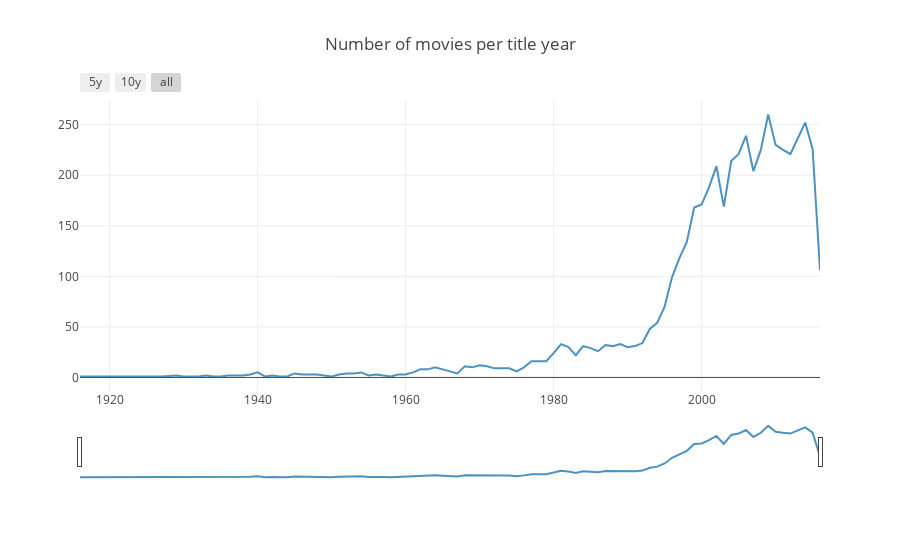

Notebook code for this chart:
### Code cell
trace = Scatter(
    x=title_year.index,
    y=title_year['Count'],
    opacity = 0.8)

data = [trace]

layout = dict(
    title='Number of movies per title year',
    xaxis=dict(
        rangeselector=dict(
            buttons=list([
                dict(count=5,
                     label='5y',
                     step='year',
                     stepmode='backward'),
                dict(count=10,
                     label='10y',
                     step='year',
                     stepmode='backward'),
                dict(step='all')
            ])
        ),
        rangeslider=dict(),
        type='date',
        tickformat='%Y'
    )
)

fig = dict(data=data, layout=layout)
iplot(fig, filename = "Movie Count with Rangeslider")

### Figure 1 — Plotly figure (JSON) as saved in the notebook; plotly's stock layout.template omitted (floating-point values rounded to 4 significant figures)
{"data": [{"opacity": 0.8, "type": "scatter", "x": [1916, 1920, 1925, 1927, 1929, 1930, 1932, 1933, 1934, 1935, 1936, 1937, 1938, 1939, 1940, 1941, 1942, 1943, 1944, 1945, 1946, 1947, 1948, 1949, 1950, 1951, 1952, 1953, 1954, 1955, 1956, 1957, 1958, 1959, 1960, 1961, 1962, 1963, 1964, 1965, 1966, 1967, 1968, 1969, 1970, 1971, 1972, 1973, 1974, 1975, 1976, 1977, 1978, 1979, 1980, 1981, 1982, 1983, 1984, 1985, 1986, 1987, 1988, 1989, 1990, 1991, 1992, 1993, 1994, 1995, 1996, 1997, 1998, 1999, 2000, 2001, 2002, 2003, 2004, 2005, 2006, 2007, 2008, 2009, 2010, 2011, 2012, 2013, 2014, 2015, 2016], "y": [1, 1, 1, 1, 2, 1, 1, 2, 1, 1, 2, 2, 2, 3, 5, 1, 2, 1, 1, 4, 3, 3, 3, 2, 1, 3, 4, 4, 5, 2, 3, 2, 1, 3, 3, 5, 8, 8, 10, 8, 6, 4, 11, 10, 12, 11, 9, 9, 9, 6, 10, 16, 16, 16, 24, 33, 30, 22, 31, 29, 26, 32, 31, 33, 30, 31, 34, 48, 54, 70, 99, 118, 134, 168, 171, 188, 209, 169, 214, 221, 239, 204, 225, 260, 230, 225, 221, 237, 252, 226, 106]}], "layout": {"title": "Number of movies per title year", "xaxis": {"rangeselector": {"buttons": [{"count": 5, "label": "5y", "step": "year", "stepmode": "backward"}, {"count": 10, "label": "10y", "step": "year", "stepmode": "backward"}, {"step": "all"}]}, "rangeslider": {}, "tickformat": "%Y", "type": "date"}}}
